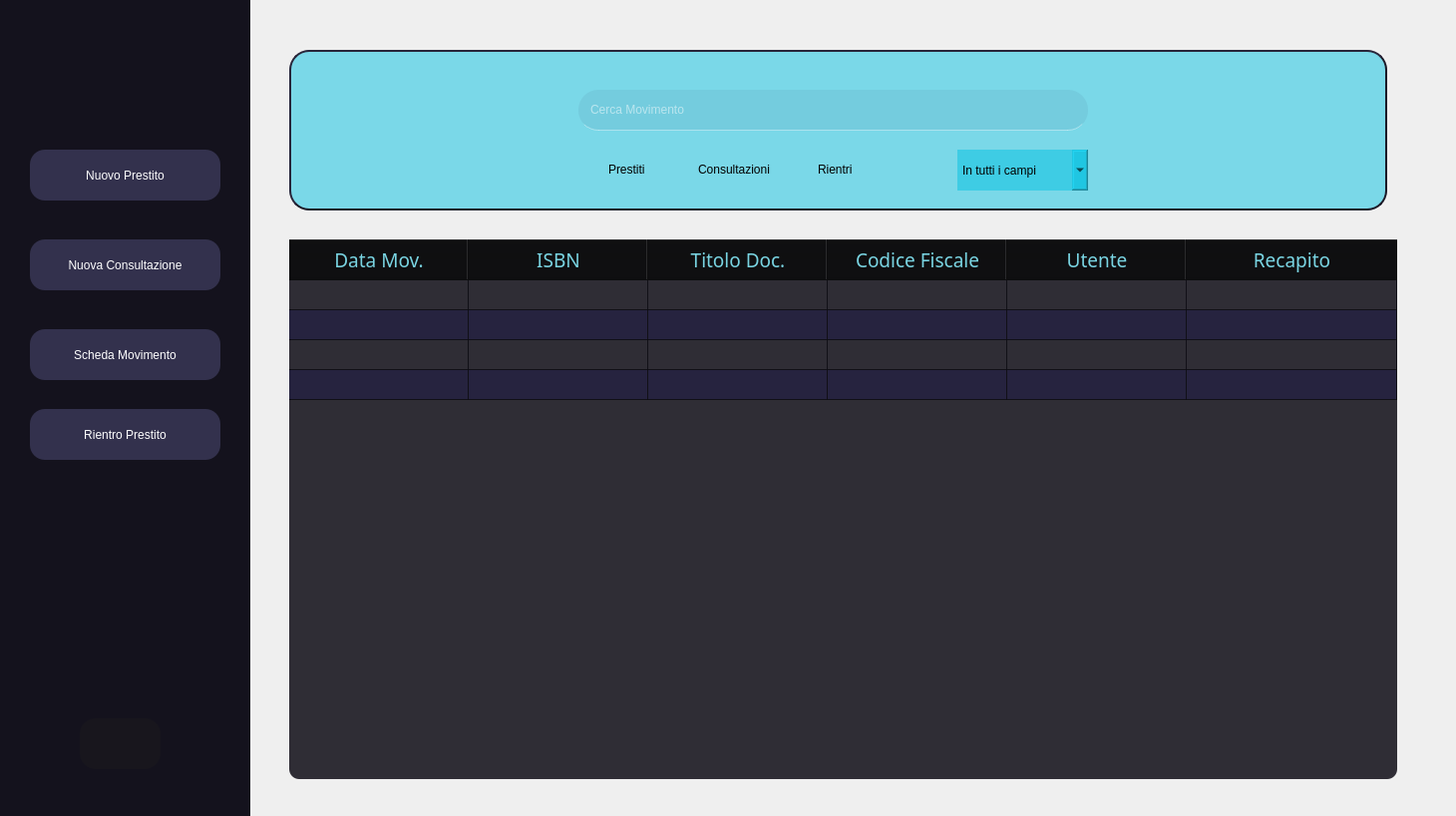
<?xml version="1.0" encoding="UTF-8"?>
<ui version="4.0">
 <class>MainWindow</class>
 <widget class="QMainWindow" name="MainWindow">
  <property name="geometry">
   <rect>
    <x>0</x>
    <y>0</y>
    <width>1460</width>
    <height>818</height>
   </rect>
  </property>
  <property name="windowTitle">
   <string>Movimenti</string>
  </property>
  <widget class="QWidget" name="centralwidget">
   <widget class="QFrame" name="frame_3">
    <property name="geometry">
     <rect>
      <x>0</x>
      <y>0</y>
      <width>251</width>
      <height>851</height>
     </rect>
    </property>
    <property name="styleSheet">
     <string notr="true">border:none;
background-color:rgb(20, 18, 29)</string>
    </property>
    <property name="frameShape">
     <enum>QFrame::StyledPanel</enum>
    </property>
    <property name="frameShadow">
     <enum>QFrame::Raised</enum>
    </property>
    <widget class="QPushButton" name="loanButton">
     <property name="geometry">
      <rect>
       <x>30</x>
       <y>150</y>
       <width>191</width>
       <height>51</height>
      </rect>
     </property>
     <property name="styleSheet">
      <string notr="true">QPushButton 
{
border-radius:15px;
background-color: rgb(51, 49, 77);
color:rgb(255, 255, 255);
}
QPushButton::pressed
{
	background-color:rgb(30, 97, 255)
}</string>
     </property>
     <property name="text">
      <string>Nuovo Prestito</string>
     </property>
     <property name="icon">
      <iconset>
       <normaloff>../img/Icona Prestito.png</normaloff>../img/Icona Prestito.png</iconset>
     </property>
     <property name="iconSize">
      <size>
       <width>40</width>
       <height>40</height>
      </size>
     </property>
    </widget>
    <widget class="QPushButton" name="consultationButton">
     <property name="geometry">
      <rect>
       <x>30</x>
       <y>240</y>
       <width>191</width>
       <height>51</height>
      </rect>
     </property>
     <property name="styleSheet">
      <string notr="true">QPushButton 
{
border-radius:15px;
background-color: rgb(51, 49, 77);
color:rgb(255, 255, 255);
}
QPushButton::pressed
{
	background-color:rgb(30, 97, 255)
}</string>
     </property>
     <property name="text">
      <string>Nuova Consultazione</string>
     </property>
     <property name="icon">
      <iconset>
       <normaloff>../img/Icona Consultazione.png</normaloff>../img/Icona Consultazione.png</iconset>
     </property>
     <property name="iconSize">
      <size>
       <width>40</width>
       <height>40</height>
      </size>
     </property>
    </widget>
    <widget class="QPushButton" name="backButton">
     <property name="geometry">
      <rect>
       <x>80</x>
       <y>720</y>
       <width>81</width>
       <height>51</height>
      </rect>
     </property>
     <property name="styleSheet">
      <string notr="true">QPushButton 
{
	border-radius:16px;
	background-color: rgb(24, 22, 29);
}
QPushButton::pressed
{
	background-color:rgb(95, 95, 95)
}</string>
     </property>
     <property name="text">
      <string/>
     </property>
     <property name="icon">
      <iconset>
       <normaloff>../img/go back.png</normaloff>../img/go back.png</iconset>
     </property>
     <property name="iconSize">
      <size>
       <width>40</width>
       <height>40</height>
      </size>
     </property>
    </widget>
    <widget class="QPushButton" name="infoButton">
     <property name="geometry">
      <rect>
       <x>30</x>
       <y>330</y>
       <width>191</width>
       <height>51</height>
      </rect>
     </property>
     <property name="styleSheet">
      <string notr="true">QPushButton 
{
border-radius:15px;
background-color: rgb(51, 49, 77);
color:rgb(255, 255, 255);
}
QPushButton::pressed
{
	background-color:rgb(30, 97, 255)
}</string>
     </property>
     <property name="text">
      <string>Scheda Movimento</string>
     </property>
     <property name="icon">
      <iconset>
       <normaloff>../img/Icona Information.png</normaloff>../img/Icona Information.png</iconset>
     </property>
     <property name="iconSize">
      <size>
       <width>40</width>
       <height>40</height>
      </size>
     </property>
    </widget>
    <widget class="QLabel" name="label">
     <property name="geometry">
      <rect>
       <x>80</x>
       <y>30</y>
       <width>91</width>
       <height>81</height>
      </rect>
     </property>
     <property name="text">
      <string/>
     </property>
     <property name="textFormat">
      <enum>Qt::RichText</enum>
     </property>
     <property name="pixmap">
      <pixmap>../img/Icona Movimenti.png</pixmap>
     </property>
     <property name="scaledContents">
      <bool>true</bool>
     </property>
    </widget>
    <widget class="QPushButton" name="givingbookButton">
     <property name="geometry">
      <rect>
       <x>30</x>
       <y>410</y>
       <width>191</width>
       <height>51</height>
      </rect>
     </property>
     <property name="styleSheet">
      <string notr="true">QPushButton 
{
border-radius:15px;
background-color: rgb(51, 49, 77);
color:rgb(255, 255, 255);
}
QPushButton::pressed
{
	background-color:rgb(30, 97, 255)
}</string>
     </property>
     <property name="text">
      <string>Rientro Prestito</string>
     </property>
     <property name="icon">
      <iconset>
       <normaloff>../img/book_back.png</normaloff>../img/book_back.png</iconset>
     </property>
     <property name="iconSize">
      <size>
       <width>32</width>
       <height>32</height>
      </size>
     </property>
    </widget>
   </widget>
   <widget class="QFrame" name="frame">
    <property name="geometry">
     <rect>
      <x>290</x>
      <y>50</y>
      <width>1101</width>
      <height>161</height>
     </rect>
    </property>
    <property name="styleSheet">
     <string notr="true">border-radius: 20px;
border-style: outset;
border-width: 2px;
border-color:rgb(27,25,39);
background-color:rgba(0, 192, 225, 125)</string>
    </property>
    <property name="frameShape">
     <enum>QFrame::StyledPanel</enum>
    </property>
    <property name="frameShadow">
     <enum>QFrame::Raised</enum>
    </property>
    <widget class="QLineEdit" name="searchField">
     <property name="geometry">
      <rect>
       <x>290</x>
       <y>40</y>
       <width>511</width>
       <height>41</height>
      </rect>
     </property>
     <property name="styleSheet">
      <string notr="true">border:none;
background-color: rgba(23, 28, 78, 17);
color:rgb(255, 255, 255);
font: 14pt &quot;Source Code Pro for Powerline&quot;;
border:none;
border-bottom: 1px solid rgba(255, 255, 255, 100);

padding: 10px</string>
     </property>
     <property name="text">
      <string/>
     </property>
     <property name="frame">
      <bool>true</bool>
     </property>
     <property name="cursorPosition">
      <number>0</number>
     </property>
     <property name="dragEnabled">
      <bool>false</bool>
     </property>
     <property name="placeholderText">
      <string>Cerca Movimento</string>
     </property>
     <property name="clearButtonEnabled">
      <bool>false</bool>
     </property>
    </widget>
    <widget class="QComboBox" name="searchMode">
     <property name="geometry">
      <rect>
       <x>670</x>
       <y>100</y>
       <width>131</width>
       <height>41</height>
      </rect>
     </property>
     <property name="palette">
      <palette>
       <active>
        <colorrole role="Button">
         <brush brushstyle="SolidPattern">
          <color alpha="125">
           <red>0</red>
           <green>192</green>
           <blue>225</blue>
          </color>
         </brush>
        </colorrole>
        <colorrole role="Base">
         <brush brushstyle="SolidPattern">
          <color alpha="125">
           <red>0</red>
           <green>192</green>
           <blue>225</blue>
          </color>
         </brush>
        </colorrole>
        <colorrole role="Window">
         <brush brushstyle="SolidPattern">
          <color alpha="125">
           <red>0</red>
           <green>192</green>
           <blue>225</blue>
          </color>
         </brush>
        </colorrole>
       </active>
       <inactive>
        <colorrole role="Button">
         <brush brushstyle="SolidPattern">
          <color alpha="125">
           <red>0</red>
           <green>192</green>
           <blue>225</blue>
          </color>
         </brush>
        </colorrole>
        <colorrole role="Base">
         <brush brushstyle="SolidPattern">
          <color alpha="125">
           <red>0</red>
           <green>192</green>
           <blue>225</blue>
          </color>
         </brush>
        </colorrole>
        <colorrole role="Window">
         <brush brushstyle="SolidPattern">
          <color alpha="125">
           <red>0</red>
           <green>192</green>
           <blue>225</blue>
          </color>
         </brush>
        </colorrole>
       </inactive>
       <disabled>
        <colorrole role="Button">
         <brush brushstyle="SolidPattern">
          <color alpha="125">
           <red>0</red>
           <green>192</green>
           <blue>225</blue>
          </color>
         </brush>
        </colorrole>
        <colorrole role="Base">
         <brush brushstyle="SolidPattern">
          <color alpha="125">
           <red>0</red>
           <green>192</green>
           <blue>225</blue>
          </color>
         </brush>
        </colorrole>
        <colorrole role="Window">
         <brush brushstyle="SolidPattern">
          <color alpha="125">
           <red>0</red>
           <green>192</green>
           <blue>225</blue>
          </color>
         </brush>
        </colorrole>
       </disabled>
      </palette>
     </property>
     <property name="styleSheet">
      <string notr="true">QComboBox{
	border: none;
}

QAbstractView{
	background-color: rgb(3, 158, 182);
}

QWidget{
	border-radius: 0px;
}

</string>
     </property>
     <property name="currentIndex">
      <number>0</number>
     </property>
     <property name="maxVisibleItems">
      <number>7</number>
     </property>
     <property name="frame">
      <bool>true</bool>
     </property>
     <item>
      <property name="text">
       <string>In tutti i campi</string>
      </property>
     </item>
     <item>
      <property name="text">
       <string>Titolo</string>
      </property>
     </item>
     <item>
      <property name="text">
       <string>Utente</string>
      </property>
     </item>
     <item>
      <property name="text">
       <string>Data</string>
      </property>
     </item>
     <item>
      <property name="text">
       <string>ISBN</string>
      </property>
     </item>
    </widget>
    <widget class="QRadioButton" name="loanRadio">
     <property name="geometry">
      <rect>
       <x>300</x>
       <y>110</y>
       <width>71</width>
       <height>20</height>
      </rect>
     </property>
     <property name="styleSheet">
      <string notr="true">border:none;
background-color:transparent;</string>
     </property>
     <property name="text">
      <string>Prestiti</string>
     </property>
    </widget>
    <widget class="QRadioButton" name="consultationRadio">
     <property name="geometry">
      <rect>
       <x>390</x>
       <y>110</y>
       <width>111</width>
       <height>20</height>
      </rect>
     </property>
     <property name="styleSheet">
      <string notr="true">border:none;
background-color:transparent;</string>
     </property>
     <property name="text">
      <string>Consultazioni</string>
     </property>
    </widget>
    <widget class="QRadioButton" name="backRadio">
     <property name="geometry">
      <rect>
       <x>510</x>
       <y>110</y>
       <width>111</width>
       <height>20</height>
      </rect>
     </property>
     <property name="styleSheet">
      <string notr="true">border:none;
background-color:transparent;</string>
     </property>
     <property name="text">
      <string>Rientri</string>
     </property>
    </widget>
   </widget>
   <widget class="QTableWidget" name="movementTable">
    <property name="enabled">
     <bool>true</bool>
    </property>
    <property name="geometry">
     <rect>
      <x>290</x>
      <y>240</y>
      <width>1111</width>
      <height>541</height>
     </rect>
    </property>
    <property name="sizePolicy">
     <sizepolicy hsizetype="Preferred" vsizetype="Preferred">
      <horstretch>40</horstretch>
      <verstretch>40</verstretch>
     </sizepolicy>
    </property>
    <property name="minimumSize">
     <size>
      <width>100</width>
      <height>200</height>
     </size>
    </property>
    <property name="sizeIncrement">
     <size>
      <width>0</width>
      <height>0</height>
     </size>
    </property>
    <property name="mouseTracking">
     <bool>false</bool>
    </property>
    <property name="tabletTracking">
     <bool>false</bool>
    </property>
    <property name="accessibleName">
     <string/>
    </property>
    <property name="autoFillBackground">
     <bool>false</bool>
    </property>
    <property name="styleSheet">
     <string notr="true">
QWidget{
	background-color: rgb(27, 25, 39);
font: 14pt &quot;Source Code Pro for Powerline&quot;;
background-color:qlineargradient(spread:reflect, x1:0, y1:0, x2:1, y2:0, stop:0 rgba(56, 54, 65, 255), stop:1 rgba(56, 54, 65, 130));
qproperty-alignment: 'AlignLeft';
background-color: rgb(16, 14, 23,220);
alternate-background-color: rgb(38, 35, 63);
color: white;
border:none;
border-radius:10px;
}

QHeaderView::section{
	font: 14pt bold;
	color:rgb(121, 212, 226);
	background-color:  rgba(11, 11, 13, 50);
	border-width: 5px;

}</string>
    </property>
    <property name="lineWidth">
     <number>1</number>
    </property>
    <property name="verticalScrollBarPolicy">
     <enum>Qt::ScrollBarAsNeeded</enum>
    </property>
    <property name="horizontalScrollBarPolicy">
     <enum>Qt::ScrollBarAlwaysOff</enum>
    </property>
    <property name="dragDropOverwriteMode">
     <bool>true</bool>
    </property>
    <property name="alternatingRowColors">
     <bool>true</bool>
    </property>
    <property name="selectionBehavior">
     <enum>QAbstractItemView::SelectRows</enum>
    </property>
    <property name="gridStyle">
     <enum>Qt::SolidLine</enum>
    </property>
    <property name="sortingEnabled">
     <bool>true</bool>
    </property>
    <property name="rowCount">
     <number>4</number>
    </property>
    <attribute name="horizontalHeaderVisible">
     <bool>true</bool>
    </attribute>
    <attribute name="horizontalHeaderCascadingSectionResizes">
     <bool>false</bool>
    </attribute>
    <attribute name="horizontalHeaderMinimumSectionSize">
     <number>50</number>
    </attribute>
    <attribute name="horizontalHeaderDefaultSectionSize">
     <number>180</number>
    </attribute>
    <attribute name="horizontalHeaderHighlightSections">
     <bool>false</bool>
    </attribute>
    <attribute name="horizontalHeaderShowSortIndicator" stdset="0">
     <bool>true</bool>
    </attribute>
    <attribute name="horizontalHeaderStretchLastSection">
     <bool>true</bool>
    </attribute>
    <attribute name="verticalHeaderVisible">
     <bool>false</bool>
    </attribute>
    <attribute name="verticalHeaderCascadingSectionResizes">
     <bool>false</bool>
    </attribute>
    <attribute name="verticalHeaderHighlightSections">
     <bool>true</bool>
    </attribute>
    <attribute name="verticalHeaderShowSortIndicator" stdset="0">
     <bool>false</bool>
    </attribute>
    <attribute name="verticalHeaderStretchLastSection">
     <bool>false</bool>
    </attribute>
    <row>
     <property name="text">
      <string>New Row</string>
     </property>
    </row>
    <row>
     <property name="text">
      <string>New Row</string>
     </property>
    </row>
    <row>
     <property name="text">
      <string>New Row</string>
     </property>
    </row>
    <row>
     <property name="text">
      <string>New Row</string>
     </property>
    </row>
    <column>
     <property name="text">
      <string>Data Mov.</string>
     </property>
     <property name="font">
      <font>
       <weight>75</weight>
       <bold>true</bold>
      </font>
     </property>
    </column>
    <column>
     <property name="text">
      <string>ISBN</string>
     </property>
    </column>
    <column>
     <property name="text">
      <string>Titolo Doc.</string>
     </property>
    </column>
    <column>
     <property name="text">
      <string>Codice Fiscale</string>
     </property>
     <property name="font">
      <font>
       <weight>75</weight>
       <bold>true</bold>
      </font>
     </property>
    </column>
    <column>
     <property name="text">
      <string>Utente</string>
     </property>
    </column>
    <column>
     <property name="text">
      <string>Recapito</string>
     </property>
     <property name="font">
      <font>
       <weight>75</weight>
       <bold>true</bold>
      </font>
     </property>
    </column>
    <item row="0" column="0">
     <property name="text">
      <string/>
     </property>
     <property name="flags">
      <set>ItemIsEnabled</set>
     </property>
    </item>
   </widget>
   <widget class="QLabel" name="label_2">
    <property name="geometry">
     <rect>
      <x>340</x>
      <y>20</y>
      <width>61</width>
      <height>51</height>
     </rect>
    </property>
    <property name="text">
     <string/>
    </property>
    <property name="textFormat">
     <enum>Qt::RichText</enum>
    </property>
    <property name="pixmap">
     <pixmap>../img/search-3.png</pixmap>
    </property>
    <property name="scaledContents">
     <bool>true</bool>
    </property>
   </widget>
   <widget class="QLabel" name="label_3">
    <property name="geometry">
     <rect>
      <x>-1</x>
      <y>0</y>
      <width>1461</width>
      <height>851</height>
     </rect>
    </property>
    <property name="text">
     <string/>
    </property>
    <property name="textFormat">
     <enum>Qt::RichText</enum>
    </property>
    <property name="pixmap">
     <pixmap>../img/Sfondo.jpeg</pixmap>
    </property>
    <property name="scaledContents">
     <bool>true</bool>
    </property>
   </widget>
   <zorder>label_3</zorder>
   <zorder>frame_3</zorder>
   <zorder>frame</zorder>
   <zorder>movementTable</zorder>
   <zorder>label_2</zorder>
  </widget>
 </widget>
 <resources/>
 <connections/>
</ui>
